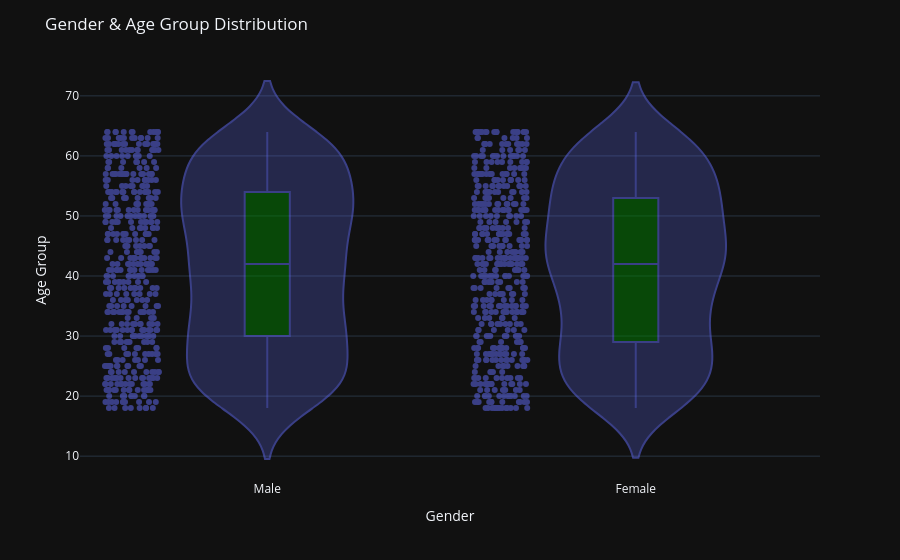

Source (notebook cell):
### Code cell
#Violin plot
#Gender & Age Group Distribution
plot = px.violin(x=df['Gender'],
                 y=df['Age'],
                 box=True,
                 points='all')
plot.update_traces(
    box_fillcolor='green',
    opacity=0.5
)
plot.update_layout(
    title='Gender & Age Group Distribution',
    xaxis_title='Gender',
    yaxis_title='Age Group'
)

plot.show()

### Figure 1 — Plotly figure (JSON) as saved in the notebook; plotly's stock layout.template omitted (floating-point values rounded to 4 significant figures; data arrays with more than 128 entries replaced by an {"elided": "..."} marker saying what was removed)
{"data": [{"alignmentgroup": "True", "box": {"visible": true, "fillcolor": "green"}, "hovertemplate": "x=%{x}<br>y=%{y}<extra></extra>", "legendgroup": "", "marker": {"color": "#636efa"}, "name": "", "offsetgroup": "", "orientation": "v", "points": "all", "scalegroup": "True", "showlegend": false, "x": {"elided": "1000 str values"}, "x0": " ", "xaxis": "x", "y": {"elided": "1000 int values"}, "y0": " ", "yaxis": "y", "type": "violin", "opacity": 0.5}], "layout": {"xaxis": {"anchor": "y", "domain": [0, 1], "title": {"text": "Gender"}, "type": "category", "range": [-0.5073, 1.5], "autorange": true}, "yaxis": {"anchor": "x", "domain": [0, 1], "title": {"text": "Age Group"}, "type": "linear", "range": [6.028, 75.97], "autorange": true}, "legend": {"tracegroupgap": 0}, "margin": {"t": 60}, "violinmode": "group", "title": {"text": "Gender & Age Group Distribution"}, "autosize": true}}
